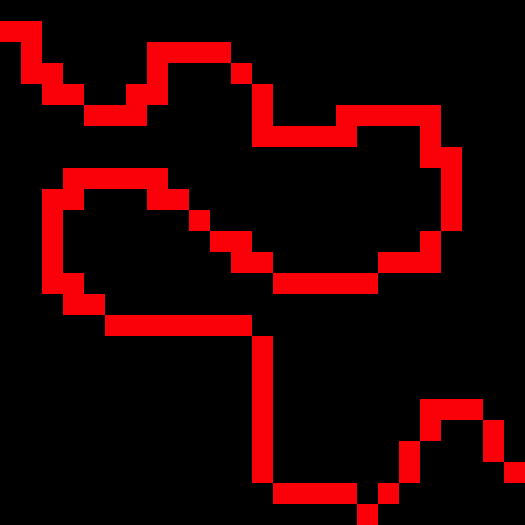

Rendered tile map (Tiled .tmx) drawn with the repository's tilesets; below, a short description and the full map source, tile grids included:
An orthogonal 25x25 tile map with 21x21 px tiles, 1 tile layer (Walls).

<map version="1.0" orientation="orthogonal" renderorder="right-down" width="25" height="25" tilewidth="21" tileheight="21" nextobjectid="1">
 <tileset firstgid="1" name="tiles" tilewidth="21" tileheight="21" tilecount="2" columns="2">
  <image source="../img/tiles.png" width="42" height="21" />
 </tileset>
 <layer name="Walls" width="25" height="25">
  <data encoding="csv">
0,0,0,0,0,0,0,0,0,0,0,0,0,0,0,0,0,0,0,0,0,0,0,0,0,
1,1,0,0,0,0,0,0,0,0,0,0,0,0,0,0,0,0,0,0,0,0,0,0,0,
0,1,0,0,0,0,0,1,1,1,1,0,0,0,0,0,0,0,0,0,0,0,0,0,0,
0,1,1,0,0,0,0,1,0,0,0,1,0,0,0,0,0,0,0,0,0,0,0,0,0,
0,0,1,1,0,0,1,1,0,0,0,0,1,0,0,0,0,0,0,0,0,0,0,0,0,
0,0,0,0,1,1,1,0,0,0,0,0,1,0,0,0,1,1,1,1,1,0,0,0,0,
0,0,0,0,0,0,0,0,0,0,0,0,1,1,1,1,1,0,0,0,1,0,0,0,0,
0,0,0,0,0,0,0,0,0,0,0,0,0,0,0,0,0,0,0,0,1,1,0,0,0,
0,0,0,1,1,1,1,1,0,0,0,0,0,0,0,0,0,0,0,0,0,1,0,0,0,
0,0,1,1,0,0,0,1,1,0,0,0,0,0,0,0,0,0,0,0,0,1,0,0,0,
0,0,1,0,0,0,0,0,0,1,0,0,0,0,0,0,0,0,0,0,0,1,0,0,0,
0,0,1,0,0,0,0,0,0,0,1,1,0,0,0,0,0,0,0,0,1,0,0,0,0,
0,0,1,0,0,0,0,0,0,0,0,1,1,0,0,0,0,0,1,1,1,0,0,0,0,
0,0,1,1,0,0,0,0,0,0,0,0,0,1,1,1,1,1,0,0,0,0,0,0,0,
0,0,0,1,1,0,0,0,0,0,0,0,0,0,0,0,0,0,0,0,0,0,0,0,0,
0,0,0,0,0,1,1,1,1,1,1,1,0,0,0,0,0,0,0,0,0,0,0,0,0,
0,0,0,0,0,0,0,0,0,0,0,0,1,0,0,0,0,0,0,0,0,0,0,0,0,
0,0,0,0,0,0,0,0,0,0,0,0,1,0,0,0,0,0,0,0,0,0,0,0,0,
0,0,0,0,0,0,0,0,0,0,0,0,1,0,0,0,0,0,0,0,0,0,0,0,0,
0,0,0,0,0,0,0,0,0,0,0,0,1,0,0,0,0,0,0,0,1,1,1,0,0,
0,0,0,0,0,0,0,0,0,0,0,0,1,0,0,0,0,0,0,0,1,0,0,1,0,
0,0,0,0,0,0,0,0,0,0,0,0,1,0,0,0,0,0,0,1,0,0,0,1,0,
0,0,0,0,0,0,0,0,0,0,0,0,1,0,0,0,0,0,0,1,0,0,0,0,1,
0,0,0,0,0,0,0,0,0,0,0,0,0,1,1,1,1,0,1,0,0,0,0,0,0,
0,0,0,0,0,0,0,0,0,0,0,0,0,0,0,0,0,1,0,0,0,0,0,0,0
</data>
 </layer>
</map>